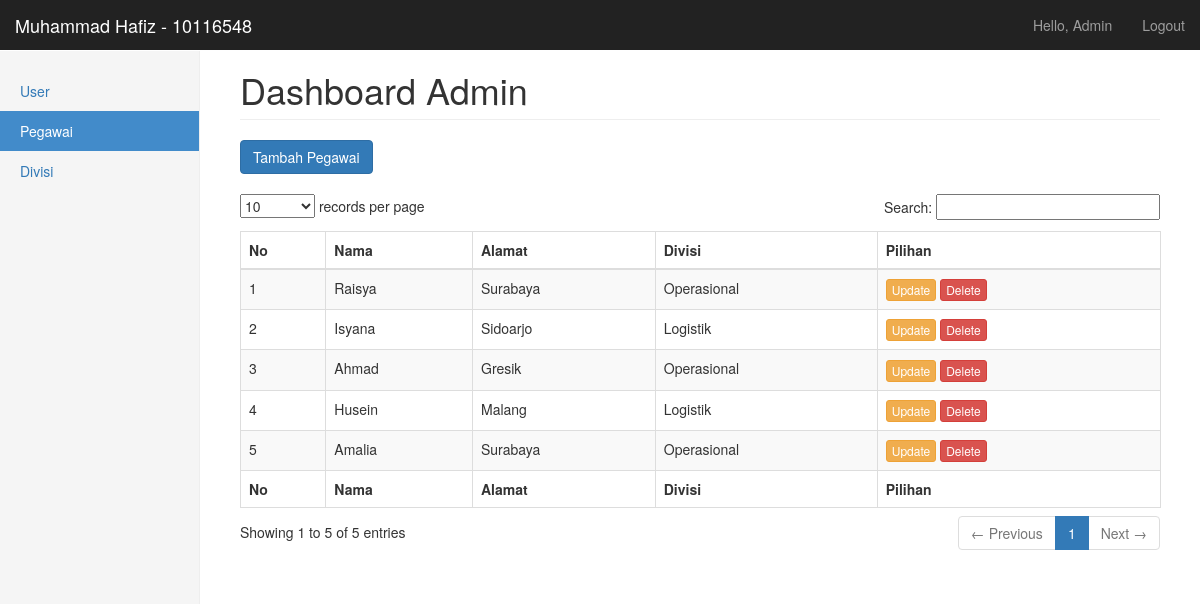
/pegawai.php (signed in), run on the app's committed database.
### tables this page shows
CREATE TABLE IF NOT EXISTS `pegawai` (
  `id_pegawai` int(11) NOT NULL AUTO_INCREMENT,
  `nama` varchar(50) NOT NULL,
  `alamat` varchar(100) NOT NULL,
  `id_divisi` int(11) NOT NULL,
  PRIMARY KEY (`id_pegawai`)
);

CREATE TABLE IF NOT EXISTS `divisi` (
  `id_divisi` int(11) NOT NULL AUTO_INCREMENT,
  `divisi` varchar(50) NOT NULL,
  PRIMARY KEY (`id_divisi`)
);

### pegawai.php (the view, shortened to what this page needs)
<?php
	include 'koneksi.php';
?>
<!DOCTYPE html>
<html lang="en">
  <head>
    <link href="css/bootstrap.min.css" rel="stylesheet">
    <link href="css/dashboard.css" rel="stylesheet">
    <link href="css/dataTables.bootstrap.css" rel="stylesheet" type="text/css" />
	<link href="css/dataTables.tableTools.min.css" rel="stylesheet" type="text/css" />
  </head>
  <body>
    <nav class="navbar navbar-inverse navbar-fixed-top">
      <div class="container-fluid">
        <div class="navbar-header">
          <a class="navbar-brand" href="#">Muhammad Hafiz - 10116548</a>
        </div>
        <div id="navbar" class="navbar-collapse collapse">
          <ul class="nav navbar-nav navbar-right">
            <li><a href="#"><?php echo "Hello, ".ucwords($_SESSION['user']);?></a></li>
            <li><a href="logout.php">Logout</a></li>
          </ul>
        </div>
      </div>
    </nav>
    <div class="container-fluid">
      <div class="row">
        <div class="col-sm-3 col-md-2 sidebar">
          <ul class="nav nav-sidebar">
            <?php if($_SESSION['level']=='admin'){?>
			<li><a href="user.php">User <span class="sr-only">(current)</span></a></li>
			<?php } ?>
            <li class="active"><a href="#">Pegawai</a></li>
            <li><a href="divisi.php">Divisi</a></li>
            </ul>
        </div>
        <div class="col-sm-9 col-sm-offset-3 col-md-10 col-md-offset-2 main">
          <h1 class="page-header">Dashboard <?php echo ucfirst($_SESSION['level']);?></h1>
		  <div>
			<a type="button" class="btn btn-primary" href="tambah_pegawai.php">Tambah Pegawai</a>
		  </div>
		  <br>
		  <div>
			<table id="example1" class="table table-bordered table-striped dataTable" aria-describedby="example1_info">
                    <thead>
                      <tr role="row">
						<th>No</th>
						<th>Nama</th>
						<th>Alamat</th>
						<th>Divisi</th>
						<th>Pilihan</th>
						</tr>
                    </thead>
                    <tfoot>
					  <tr role="row">
						<th>No</th>
						<th>Nama</th>
						<th>Alamat</th>
						<th>Divisi</th>
						<th>Pilihan</th>
					  </tr>
					</tfoot>
                  <tbody role="alert" aria-live="polite" aria-relevant="all">
					<?php
						$result = $mysqli->query("select p.id_pegawai, p.nama, p.alamat, d.divisi
												  from pegawai p, divisi d
												  where p.id_divisi = d.id_divisi");
						if($result->num_rows > 0){
							$no = 1;
							while($row = $result->fetch_assoc()) {
					?>
					<tr class="odd">
                        <td class=" "><?php echo $no++; ?></td>
                        <td class=" "><?php echo ucfirst($row['nama']); ?></td>
                        <td class=" "><?php echo ucfirst($row['alamat']); ?></td>
                        <td class=" "><?php echo ucfirst($row['divisi']); ?></td>
                        <td class=" ">
							<a type="button" class="btn btn-warning btn-xs" href="update_pegawai.php?id=<?php echo $row['id_pegawai'];?>">Update</a>
							<a type="button" class="btn btn-danger btn-xs" href="delete_pegawai.php?id=<?php echo $row['id_pegawai'];?>" onClick="return confirm('Menghapus data pegawai <?php echo ucfirst($row['nama']);?> ?');">Delete</a>
						</td>
                    </tr>
					<?php
							}
						}
					?>
				  </tbody></table>
		  </div>
         </div>
        </div>
      </div>
  </body>
</html>

### css/dashboard.css (style rules this page uses)
body { padding-top: 50px; }
.navbar-fixed-top { border: 0; }
.sidebar { display: none; }
@media (min-width: 768px) { .sidebar { position: fixed; top: 51px; bottom: 0; left: 0; z-index: 1000; display: block; padding: 20px; overflow-x: hidden; overflow-y: auto; background-color: #f5f5f5; border-right: 1px solid #eee; } }
.nav-sidebar { margin-right: -21px; margin-bottom: 20px; margin-left: -20px; }
.nav-sidebar > li > a { padding-right: 20px; padding-left: 20px; }
.nav-sidebar > .active > a, .nav-sidebar > .active > a:hover, .nav-sidebar > .active > a:focus { color: #fff; background-color: #428bca; }
.main { padding: 20px; }
@media (min-width: 768px) { .main { padding-right: 40px; padding-left: 40px; } }
.main .page-header { margin-top: 0; }

### data on the page
pegawai: nama "Raisya", alamat "Surabaya", id_divisi.divisi "Operasional"
pegawai: nama "Isyana", alamat "Sidoarjo", id_divisi.divisi "Logistik"
pegawai: nama "Ahmad", alamat "Gresik", id_divisi.divisi "Operasional"
pegawai: nama "Husein", alamat "Malang", id_divisi.divisi "Logistik"
pegawai: nama "Amalia", alamat "Surabaya", id_divisi.divisi "Operasional"

### other printed values
$_SESSION['user'] "Admin"
$_SESSION['level'] "Admin"
